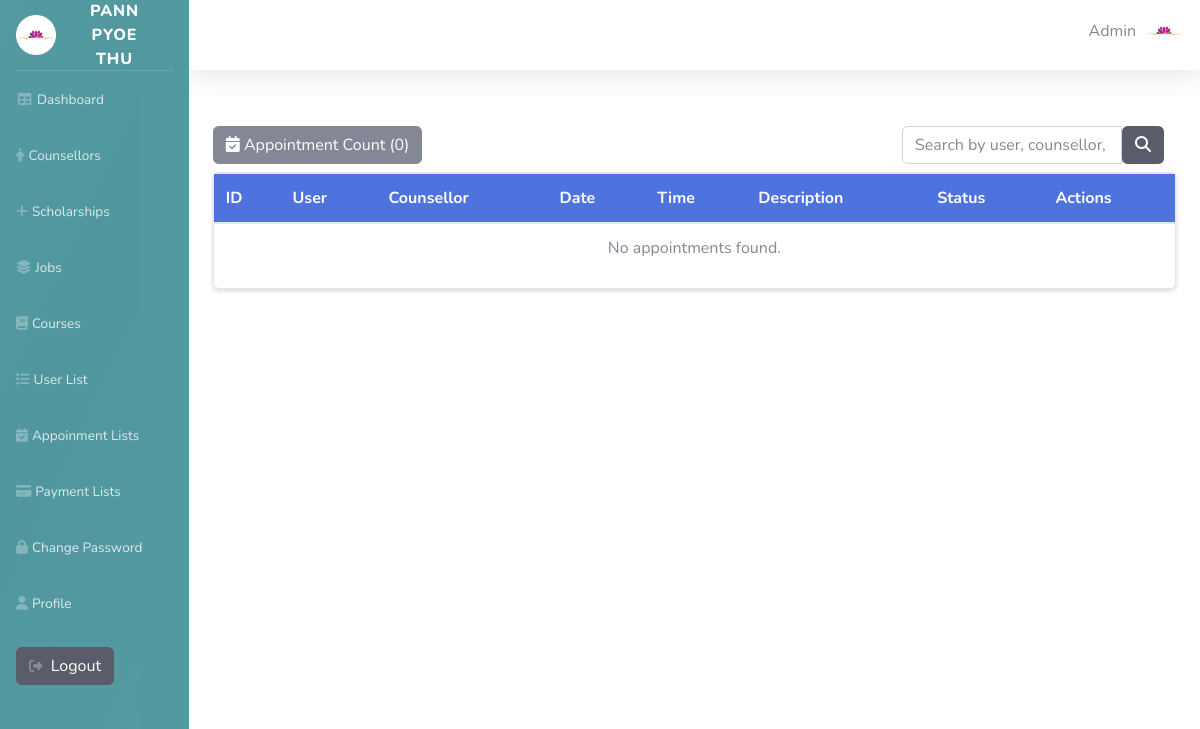
Page /Admin/Appointment_lists/appoinment.php (signed in) on the committed database.
### tables this page shows
CREATE TABLE `user_tbl` (
  `user_id` int(11) NOT NULL,
  `user_name` varchar(50) DEFAULT NULL,
  `email` varchar(30) NOT NULL,
  `password_hash` varchar(100) NOT NULL,
  `role` varchar(15) NOT NULL DEFAULT 'user',
  `phone` varchar(20) DEFAULT NULL,
  `profile_path` varchar(255) DEFAULT NULL
);

### Admin/Appointment_lists/appoinment.php (the view, shortened to what this page needs)
<?php
require '../database/db_connection.php';
$limit = 4;
$page  = isset($_GET['page']) ? max(1, (int)$_GET['page']) : 1;
$offset = ($page - 1) * $limit;
$q = trim((string)($_GET['q'] ?? ''));
$hasSearch = $q !== '';
$like = "%$q%";
if ($hasSearch) {
    $countSql = "
      SELECT COUNT(*) FROM Appointment_tbl a
      JOIN User_tbl u ON a.user_id = u.user_id
      JOIN Counsellor_tbl c ON a.counsellor_id = c.counsellor_id
      WHERE u.user_name LIKE ? OR u.email LIKE ? OR c.counsellor_name LIKE ? OR a.appointment_date LIKE ?
    ";
    $countStmt = $conn->prepare($countSql);
    $countStmt->bind_param('ssss', $like, $like, $like, $like);
} else {
    $countSql = "
      SELECT COUNT(*) FROM Appointment_tbl a
      JOIN User_tbl u ON a.user_id = u.user_id
      JOIN Counsellor_tbl c ON a.counsellor_id = c.counsellor_id
    ";
    $countStmt = $conn->prepare($countSql);
}
$countStmt->execute();
$countStmt->bind_result($total);
if ($hasSearch) {
    $sql = "
      SELECT a.*, u.user_name, u.email as user_email, c.counsellor_name
      FROM Appointment_tbl a
      JOIN User_tbl u ON a.user_id = u.user_id
      JOIN Counsellor_tbl c ON a.counsellor_id = c.counsellor_id
      WHERE u.user_name LIKE ? OR u.email LIKE ? OR c.counsellor_name LIKE ? OR a.appointment_date LIKE ?
      ORDER BY a.appointment_date DESC, a.appointment_time DESC
      LIMIT ? OFFSET ?
    ";
    $stmt = $conn->prepare($sql);
    $stmt->bind_param('ssssii', $like, $like, $like, $like, $limit, $offset);
} else {
    $sql = "
      SELECT a.*, u.user_name, u.email as user_email, c.counsellor_name
      FROM Appointment_tbl a
      JOIN User_tbl u ON a.user_id = u.user_id
      JOIN Counsellor_tbl c ON a.counsellor_id = c.counsellor_id
      ORDER BY a.appointment_date DESC, a.appointment_time DESC
      LIMIT ? OFFSET ?
    ";
    $stmt = $conn->prepare($sql);
    $stmt->bind_param('ii', $limit, $offset);
}
$stmt->execute();
$res = $stmt->get_result();
?>
                <div class="container py-4">
                    <div class=" d-flex justify-content-between my-2 align-items-center">
                        <div class="">
                         <button class="btn btn-secondary"><i class="fa-solid fa-calendar-check"></i> Appointment Count (<?= (int)$total ?>)</button>
                        </div>
                        <div class="col-auto" style="max-width:360px;">
                            <form method="get">
                            <div class="input-group">
                                <input type="text" name="q" class="form-control" placeholder="Search by user, counsellor, date..." value="<?= htmlspecialchars($_GET['q'] ?? '') ?>">
                                <button class="btn bg-dark text-white" type="submit"><i class="fa-solid fa-magnifying-glass"></i></button>
                            </div>
                            </form>
                        </div>
                    </div>
                         <div class="card shadow-sm">
        <div class="card-body p-0">
          <div class="table-responsive">
                            <table class="table table-hover ">
                                <thead class="bg-primary text-white">
                                            <tr>
                                            <th>ID</th>
                                            <th>User</th>
                                            <th>Counsellor</th>
                                            <th>Date</th>
                                            <th>Time</th>
                                            <th>Description</th>
                                            <th>Status</th>
                                            <th>Actions</th>
                                            </tr>
                                </thead>
                                <tbody>
</div>
<?php if ($res->num_rows === 0): ?>
  <tr><td colspan="8" class="text-center">No appointments found.</td></tr>
<?php endif; ?>
  </div>
            </div>
</div>
<?php
$content = ob_get_clean();
require '../layouts/master.php';
?>

### Admin/layouts/master.php (shortened to what this page needs)
<?php
require '../database/db_connection.php';
$user_id = $_SESSION['user_id'] ?? null;
if ($user_id) {
    $stmt = $conn->prepare("SELECT * FROM user_tbl WHERE user_id = ?");
    $stmt->bind_param("i", $user_id);
    $stmt->execute();
    $result = $stmt->get_result();
    $user = $result->fetch_assoc();
} else {
    $user = null;
}
?>
<!DOCTYPE html>
<html lang="en">
<head>
    <link rel="stylesheet" href="https://cdnjs.cloudflare.com/ajax/libs/font-awesome/6.5.2/css/all.min.css"
 />
    <link href="../css/sb-admin-2.min.css" rel="stylesheet">
</head>
<body id="page-top">
    <div id="wrapper">
        <ul style="background-color: rgb(83, 153, 160);" class="navbar-nav sidebar sidebar-dark accordion" id="accordionSidebar">
            <a class="sidebar-brand d-flex align-items-center justify-content-center" href="index.html">
                <div class="sidebar-brand-icon ">
                     <img src="../../HomePimg/Logo.ico" style="width: 40px" alt="">
                </div>
                <div class="sidebar-brand-text mx-3">Pann Pyoe Thu</div>
            </a>
            <hr class="sidebar-divider my-0">
            <li class="nav-item">
                <a class="nav-link" href="../dashboard/main.php"><i class="fas fa-fw fa-table"></i><span>Dashboard </span></a>
            </li>
            <li class="nav-item">
                <a class="nav-link" href="../Counsellor/list.php"><i class="fa-solid fa-person"></i><span>Counsellors </span></a>
            </li>
            <li class="nav-item">
                <a class="nav-link" href="../Scholarships/list.php"><i class="fa-solid fa-plus"></i></i><span>Scholarships </span></a>
            </li>
            <li class="nav-item">
                <a class="nav-link" href="../Jobs/list.php"><i class="fa-solid fa-layer-group"></i><span>Jobs</span></a>
            </li>
            <li class="nav-item">
                <a class="nav-link" href="../Courses/list.php"><i class="fa-solid fa-book"></i><span>Courses </span></a>
            </li>
            <li class="nav-item">
                <a class="nav-link" href="../Users/userlist.php"><i class="fa-solid fa-list"></i><span>User List</span></a>
            </li>
            <li class="nav-item">
                <a class="nav-link" href="../Appointment_lists/appoinment.php"><i class="fa-solid fa-calendar-check"></i><span>Appoinment Lists </span></a>
            </li>
                      <li class="nav-item">
                <a class="nav-link" href="../Payment/list.php"><i class="fa-solid fa-credit-card"></i><span>Payment Lists </span></a>
            </li>
            <li class="nav-item">
                <a class="nav-link" href="../changepassword/changepassword.php"><i class="fa-solid fa-lock"></i></i></i><span>Change Password </span></a>
            </li>
            <li class="nav-item">
                <a class="nav-link" href="../changepassword/profile.php"><i class="fa-solid fa-user"></i><span>Profile </span></a>
            </li>
            <li class="nav-item">
                <form action="../logout.php" method="post">
                    <span class="nav-link">
                        <button type="submit" class="btn bg-dark text-white"><i
                                class="fa-solid fa-right-from-bracket"></i> Logout</button>
                    </span>
                </form>
            </li>
        </ul>
        <div id="content-wrapper" class="d-flex flex-column">
            <div id="content" style="background-color: white">
                <nav class="navbar navbar-expand navbar-light bg-white topbar mb-4 static-top shadow">
                    <ul class="navbar-nav ml-auto">
                       <?php if (!empty($user) && is_array($user)): ?>
                            <p class="mt-2 mr-2" ><?php echo htmlspecialchars($user['user_name']); ?></p>
                        <?php else: ?>
                            <p class="mt-2 mr-2">Guest</p>
                        <?php endif; ?>
                     <?php if ($user['profile_path']): ?>
                        <img src="../../<?php echo htmlspecialchars($user['profile_path']) ?>" alt="Profile"  style="width:40px; height:40px; object-fit:cover;" class="rounded-circle">
                        <?php else: ?>
                        <img src="../uploads/1000_F_64675209_7ve2XQANuzuHjMZXP3aIYIpsDKEbF5dD.jpg" alt="Profile"  style="width:40px; height:40px; object-fit:cover;" class="rounded-circle">
                        <?php endif; ?>
                    </ul>
                </nav>
                    <?= $content ?>
</body>
</html>

### Admin/layouts/master.php (style rules this page uses)
#accordionSidebar { position: relative; overflow: hidden; -webkit-font-smoothing: antialiased; }
#accordionSidebar::before { content: ""; position: absolute; inset: 0; pointer-events: none; background: linear-gradient(115deg, rgba(255,255,255,0.02) 0%, rgba(255,255,255,0.00) 20%, rgba(0,0,0,0.02) 50%, rgba(255,255,255,0.00) 80%, rgba(255,255,255,0.02) 100%); transform: translateX(-25%); mix-blend-mode: overlay; animation: sidebar-sheen 8s linear infinite; transition: opacity .3s ease; }
#accordionSidebar .nav-link { position: relative; overflow: hidden; transition: transform .18s ease, box-shadow .18s ease, background-color .18s ease; border-radius: 6px; }
#accordionSidebar .nav-link::after { content: ""; position: absolute; left: -10%; top: 0; height: 100%; width: 0%; pointer-events: none; background: linear-gradient(90deg, rgba(255,255,255,0.06) 0%, rgba(255,255,255,0.02) 40%, rgba(255,255,255,0.01) 60%, rgba(255,255,255,0.04) 100%); transition: width .36s cubic-bezier(.2,.9,.2,1), left .36s cubic-bezier(.2,.9,.2,1); mix-blend-mode: screen; }
#accordionSidebar .nav-item i { transition: color .25s ease, text-shadow .25s ease, transform .25s ease; }
.topbar { position: relative; overflow: hidden; }
.topbar::before { content: ""; position: absolute; inset: 0; pointer-events: none; background: linear-gradient(90deg, rgba(0,0,0,0.02), rgba(255,255,255,0.03), rgba(0,0,0,0.02)); transform: translateX(-15%); mix-blend-mode: overlay; animation: topbar-sheen 12s linear infinite; }

### rows in the picture
user_tbl: user_name "Admin", profile_path (picture)

### other values in the picture
$total "0"
